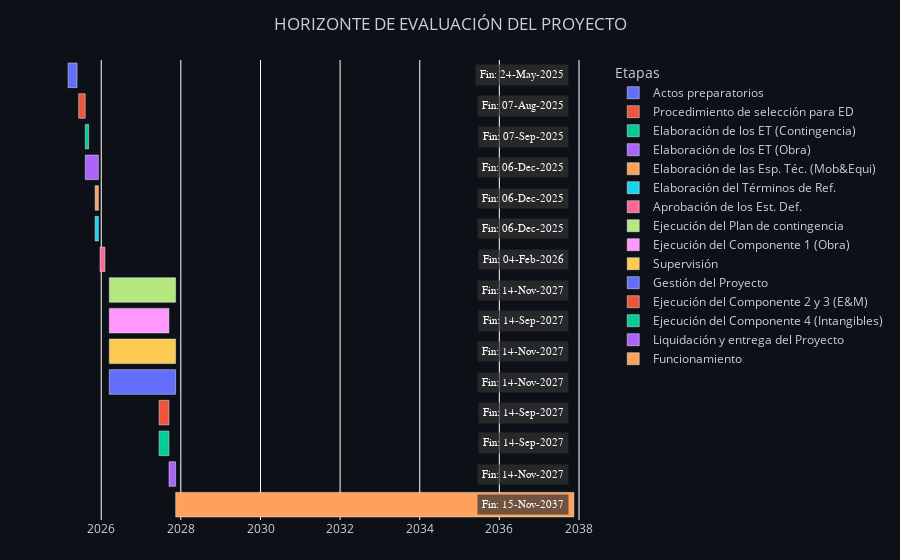

This figure's notebook cell:
### Code cell
import pandas as pd
import plotly.express as px
from dateutil.relativedelta import relativedelta

# ─── 2. DURACIÓN Y TEXTO ───────────────────────────────────
df['Duración'] = df.apply(
    lambda r: f"{relativedelta(r['Fin'], r['Inicio']).years}a "
              f"{relativedelta(r['Fin'], r['Inicio']).months}m "
              f"{relativedelta(r['Fin'], r['Inicio']).days}d", axis=1
)

df['texto_anotacion'] = "Fin: " + df['Fin'].dt.strftime("%d-%b-%Y")

# ─── 3. GRÁFICO ─────────────────────────────────────────────
fig = px.timeline(
    df.sort_values(by="Inicio"),
    x_start="Inicio",
    x_end="Fin",
    y="Etapa",
    color="Etapa",
    hover_data={"Duración": True, "Etapa": True, "Inicio": "|%d %B %Y", "Fin": "|%d %B %Y"},
    labels={"Etapa": "Etapa del Proyecto"},
)

fig.update_yaxes(showticklabels=False)

# ─── 4. POSICIÓN FINAL DE ANOTACIONES ──────────────────────
xmax = df["Fin"].max()

for i, row in df.iterrows():
    fig.add_annotation(
        x=xmax,
        y=row['Etapa'],
        text=row['texto_anotacion'],
        showarrow=False,
        font=dict(
            size=11,                # Tamaño de fuente
            color="white",
            family="Segoe UI"      # Tipo de letra
        ),
        xanchor="right",
        yanchor="middle",
        xshift=-5,
        bgcolor="rgba(50,50,50,0.7)",  # Fondo simulado (solo si usas `annotation`)
        borderpad=4
    )

# ─── 5. ESTILO ──────────────────────────────────────────────
fig.update_layout(
    title="HORIZONTE DE EVALUACIÓN DEL PROYECTO",
    title_x=0.5,
    autosize=True,
    yaxis_visible=False,
    height=None,  # ← evita height fijo
    margin=dict(t=60, r=20, l=40, b=40),
    plot_bgcolor="#0d1117",
    paper_bgcolor="#0d1117",
    font=dict(color="#c9d1d9"),
    legend_title_text='Etapas',
)
# ─── EXPORTACIÓN A HTML ───────────────────────────────────
fig.write_html(r"Z:\02_Maestría UNI\I_TALLER DE PROYECTOS II\EXPOSICION\expo2_akira\docs\plots\gantt_akirakato.html",
    full_html=True,
    include_plotlyjs="cdn",
    config={"responsive": True}
)
fig.show()

### Figure 1 — Plotly figure (JSON) as saved in the notebook; plotly's stock layout.template omitted (floating-point values rounded to 4 significant figures)
{"data": [{"base": ["2025-03-03T00:00:00.000000000"], "customdata": [["0a 2m 21d"]], "hovertemplate": "Etapa del Proyecto=%{y}<br>Inicio=%{base|%d %B %Y}<br>Fin=%{x|%d %B %Y}<br>Duración=%{customdata[0]}<extra></extra>", "legendgroup": "Actos preparatorios", "marker": {"color": "#636efa", "pattern": {"shape": ""}}, "name": "Actos preparatorios", "orientation": "h", "showlegend": true, "textposition": "auto", "type": "bar", "x": [7084800000], "xaxis": "x", "y": ["Actos preparatorios"], "yaxis": "y"}, {"base": ["2025-06-08T00:00:00.000000000"], "customdata": [["0a 1m 30d"]], "hovertemplate": "Etapa del Proyecto=%{y}<br>Inicio=%{base|%d %B %Y}<br>Fin=%{x|%d %B %Y}<br>Duración=%{customdata[0]}<extra></extra>", "legendgroup": "Procedimiento de selección para ED", "marker": {"color": "#EF553B", "pattern": {"shape": ""}}, "name": "Procedimiento de selección para ED", "orientation": "h", "showlegend": true, "textposition": "auto", "type": "bar", "x": [5184000000], "xaxis": "x", "y": ["Procedimiento de selección para ED"], "yaxis": "y"}, {"base": ["2025-08-08T00:00:00.000000000"], "customdata": [["0a 0m 30d"]], "hovertemplate": "Etapa del Proyecto=%{y}<br>Inicio=%{base|%d %B %Y}<br>Fin=%{x|%d %B %Y}<br>Duración=%{customdata[0]}<extra></extra>", "legendgroup": "Elaboración de los ET (Contingencia)", "marker": {"color": "#00cc96", "pattern": {"shape": ""}}, "name": "Elaboración de los ET (Contingencia)", "orientation": "h", "showlegend": true, "textposition": "auto", "type": "bar", "x": [2592000000], "xaxis": "x", "y": ["Elaboración de los ET (Contingencia)"], "yaxis": "y"}, {"base": ["2025-08-08T00:00:00.000000000"], "customdata": [["0a 3m 28d"]], "hovertemplate": "Etapa del Proyecto=%{y}<br>Inicio=%{base|%d %B %Y}<br>Fin=%{x|%d %B %Y}<br>Duración=%{customdata[0]}<extra></extra>", "legendgroup": "Elaboración de los ET (Obra)", "marker": {"color": "#ab63fa", "pattern": {"shape": ""}}, "name": "Elaboración de los ET (Obra)", "orientation": "h", "showlegend": true, "textposition": "auto", "type": "bar", "x": [10368000000], "xaxis": "x", "y": ["Elaboración de los ET (Obra)"], "yaxis": "y"}, {"base": ["2025-11-06T00:00:00.000000000"], "customdata": [["0a 1m 0d"]], "hovertemplate": "Etapa del Proyecto=%{y}<br>Inicio=%{base|%d %B %Y}<br>Fin=%{x|%d %B %Y}<br>Duración=%{customdata[0]}<extra></extra>", "legendgroup": "Elaboración de las Esp. Téc. (Mob&Equi)", "marker": {"color": "#FFA15A", "pattern": {"shape": ""}}, "name": "Elaboración de las Esp. Téc. (Mob&Equi)", "orientation": "h", "showlegend": true, "textposition": "auto", "type": "bar", "x": [2592000000], "xaxis": "x", "y": ["Elaboración de las Esp. Téc. (Mob&Equi)"], "yaxis": "y"}, {"base": ["2025-11-06T00:00:00.000000000"], "customdata": [["0a 1m 0d"]], "hovertemplate": "Etapa del Proyecto=%{y}<br>Inicio=%{base|%d %B %Y}<br>Fin=%{x|%d %B %Y}<br>Duración=%{customdata[0]}<extra></extra>", "legendgroup": "Elaboración del Términos de Ref.", "marker": {"color": "#19d3f3", "pattern": {"shape": ""}}, "name": "Elaboración del Términos de Ref.", "orientation": "h", "showlegend": true, "textposition": "auto", "type": "bar", "x": [2592000000], "xaxis": "x", "y": ["Elaboración del Términos de Ref."], "yaxis": "y"}, {"base": ["2025-12-21T00:00:00.000000000"], "customdata": [["0a 1m 14d"]], "hovertemplate": "Etapa del Proyecto=%{y}<br>Inicio=%{base|%d %B %Y}<br>Fin=%{x|%d %B %Y}<br>Duración=%{customdata[0]}<extra></extra>", "legendgroup": "Aprobación de los Est. Def.", "marker": {"color": "#FF6692", "pattern": {"shape": ""}}, "name": "Aprobación de los Est. Def.", "orientation": "h", "showlegend": true, "textposition": "auto", "type": "bar", "x": [3888000000], "xaxis": "x", "y": ["Aprobación de los Est. Def."], "yaxis": "y"}, {"base": ["2026-03-16T00:00:00.000000000"], "customdata": [["1a 7m 29d"]], "hovertemplate": "Etapa del Proyecto=%{y}<br>Inicio=%{base|%d %B %Y}<br>Fin=%{x|%d %B %Y}<br>Duración=%{customdata[0]}<extra></extra>", "legendgroup": "Ejecución del Plan de contingencia", "marker": {"color": "#B6E880", "pattern": {"shape": ""}}, "name": "Ejecución del Plan de contingencia", "orientation": "h", "showlegend": true, "textposition": "auto", "type": "bar", "x": [52531200000], "xaxis": "x", "y": ["Ejecución del Plan de contingencia"], "yaxis": "y"}, {"base": ["2026-03-16T00:00:00.000000000"], "customdata": [["1a 5m 29d"]], "hovertemplate": "Etapa del Proyecto=%{y}<br>Inicio=%{base|%d %B %Y}<br>Fin=%{x|%d %B %Y}<br>Duración=%{customdata[0]}<extra></extra>", "legendgroup": "Ejecución del Componente 1 (Obra)", "marker": {"color": "#FF97FF", "pattern": {"shape": ""}}, "name": "Ejecución del Componente 1 (Obra)", "orientation": "h", "showlegend": true, "textposition": "auto", "type": "bar", "x": [47260800000], "xaxis": "x", "y": ["Ejecución del Componente 1 (Obra)"], "yaxis": "y"}, {"base": ["2026-03-16T00:00:00.000000000"], "customdata": [["1a 7m 29d"]], "hovertemplate": "Etapa del Proyecto=%{y}<br>Inicio=%{base|%d %B %Y}<br>Fin=%{x|%d %B %Y}<br>Duración=%{customdata[0]}<extra></extra>", "legendgroup": "Supervisión", "marker": {"color": "#FECB52", "pattern": {"shape": ""}}, "name": "Supervisión", "orientation": "h", "showlegend": true, "textposition": "auto", "type": "bar", "x": [52531200000], "xaxis": "x", "y": ["Supervisión"], "yaxis": "y"}, {"base": ["2026-03-16T00:00:00.000000000"], "customdata": [["1a 7m 29d"]], "hovertemplate": "Etapa del Proyecto=%{y}<br>Inicio=%{base|%d %B %Y}<br>Fin=%{x|%d %B %Y}<br>Duración=%{customdata[0]}<extra></extra>", "legendgroup": "Gestión del Proyecto", "marker": {"color": "#636efa", "pattern": {"shape": ""}}, "name": "Gestión del Proyecto", "orientation": "h", "showlegend": true, "textposition": "auto", "type": "bar", "x": [52531200000], "xaxis": "x", "y": ["Gestión del Proyecto"], "yaxis": "y"}, {"base": ["2027-06-16T00:00:00.000000000"], "customdata": [["0a 2m 29d"]], "hovertemplate": "Etapa del Proyecto=%{y}<br>Inicio=%{base|%d %B %Y}<br>Fin=%{x|%d %B %Y}<br>Duración=%{customdata[0]}<extra></extra>", "legendgroup": "Ejecución del Componente 2 y 3 (E&M)", "marker": {"color": "#EF553B", "pattern": {"shape": ""}}, "name": "Ejecución del Componente 2 y 3 (E&M)", "orientation": "h", "showlegend": true, "textposition": "auto", "type": "bar", "x": [7776000000], "xaxis": "x", "y": ["Ejecución del Componente 2 y 3 (E&M)"], "yaxis": "y"}, {"base": ["2027-06-16T00:00:00.000000000"], "customdata": [["0a 2m 29d"]], "hovertemplate": "Etapa del Proyecto=%{y}<br>Inicio=%{base|%d %B %Y}<br>Fin=%{x|%d %B %Y}<br>Duración=%{customdata[0]}<extra></extra>", "legendgroup": "Ejecución del Componente 4 (Intangibles)", "marker": {"color": "#00cc96", "pattern": {"shape": ""}}, "name": "Ejecución del Componente 4 (Intangibles)", "orientation": "h", "showlegend": true, "textposition": "auto", "type": "bar", "x": [7776000000], "xaxis": "x", "y": ["Ejecución del Componente 4 (Intangibles)"], "yaxis": "y"}, {"base": ["2027-09-15T00:00:00.000000000"], "customdata": [["0a 1m 30d"]], "hovertemplate": "Etapa del Proyecto=%{y}<br>Inicio=%{base|%d %B %Y}<br>Fin=%{x|%d %B %Y}<br>Duración=%{customdata[0]}<extra></extra>", "legendgroup": "Liquidación y entrega del Proyecto", "marker": {"color": "#ab63fa", "pattern": {"shape": ""}}, "name": "Liquidación y entrega del Proyecto", "orientation": "h", "showlegend": true, "textposition": "auto", "type": "bar", "x": [5184000000], "xaxis": "x", "y": ["Liquidación y entrega del Proyecto"], "yaxis": "y"}, {"base": ["2027-11-15T00:00:00.000000000"], "customdata": [["10a 0m 0d"]], "hovertemplate": "Etapa del Proyecto=%{y}<br>Inicio=%{base|%d %B %Y}<br>Fin=%{x|%d %B %Y}<br>Duración=%{customdata[0]}<extra></extra>", "legendgroup": "Funcionamiento", "marker": {"color": "#FFA15A", "pattern": {"shape": ""}}, "name": "Funcionamiento", "orientation": "h", "showlegend": true, "textposition": "auto", "type": "bar", "x": [315619200000], "xaxis": "x", "y": ["Funcionamiento"], "yaxis": "y"}], "layout": {"annotations": [{"bgcolor": "rgba(50,50,50,0.7)", "borderpad": 4, "font": {"color": "white", "family": "Segoe UI", "size": 11}, "showarrow": false, "text": "Fin: 24-May-2025", "x": "2037-11-15T00:00:00", "xanchor": "right", "xshift": -5, "y": "Actos preparatorios", "yanchor": "middle"}, {"bgcolor": "rgba(50,50,50,0.7)", "borderpad": 4, "font": {"color": "white", "family": "Segoe UI", "size": 11}, "showarrow": false, "text": "Fin: 07-Aug-2025", "x": "2037-11-15T00:00:00", "xanchor": "right", "xshift": -5, "y": "Procedimiento de selección para ED", "yanchor": "middle"}, {"bgcolor": "rgba(50,50,50,0.7)", "borderpad": 4, "font": {"color": "white", "family": "Segoe UI", "size": 11}, "showarrow": false, "text": "Fin: 07-Sep-2025", "x": "2037-11-15T00:00:00", "xanchor": "right", "xshift": -5, "y": "Elaboración de los ET (Contingencia)", "yanchor": "middle"}, {"bgcolor": "rgba(50,50,50,0.7)", "borderpad": 4, "font": {"color": "white", "family": "Segoe UI", "size": 11}, "showarrow": false, "text": "Fin: 06-Dec-2025", "x": "2037-11-15T00:00:00", "xanchor": "right", "xshift": -5, "y": "Elaboración de los ET (Obra)", "yanchor": "middle"}, {"bgcolor": "rgba(50,50,50,0.7)", "borderpad": 4, "font": {"color": "white", "family": "Segoe UI", "size": 11}, "showarrow": false, "text": "Fin: 06-Dec-2025", "x": "2037-11-15T00:00:00", "xanchor": "right", "xshift": -5, "y": "Elaboración de las Esp. Téc. (Mob&Equi)", "yanchor": "middle"}, {"bgcolor": "rgba(50,50,50,0.7)", "borderpad": 4, "font": {"color": "white", "family": "Segoe UI", "size": 11}, "showarrow": false, "text": "Fin: 06-Dec-2025", "x": "2037-11-15T00:00:00", "xanchor": "right", "xshift": -5, "y": "Elaboración del Términos de Ref.", "yanchor": "middle"}, {"bgcolor": "rgba(50,50,50,0.7)", "borderpad": 4, "font": {"color": "white", "family": "Segoe UI", "size": 11}, "showarrow": false, "text": "Fin: 04-Feb-2026", "x": "2037-11-15T00:00:00", "xanchor": "right", "xshift": -5, "y": "Aprobación de los Est. Def.", "yanchor": "middle"}, {"bgcolor": "rgba(50,50,50,0.7)", "borderpad": 4, "font": {"color": "white", "family": "Segoe UI", "size": 11}, "showarrow": false, "text": "Fin: 14-Nov-2027", "x": "2037-11-15T00:00:00", "xanchor": "right", "xshift": -5, "y": "Ejecución del Plan de contingencia", "yanchor": "middle"}, {"bgcolor": "rgba(50,50,50,0.7)", "borderpad": 4, "font": {"color": "white", "family": "Segoe UI", "size": 11}, "showarrow": false, "text": "Fin: 14-Sep-2027", "x": "2037-11-15T00:00:00", "xanchor": "right", "xshift": -5, "y": "Ejecución del Componente 1 (Obra)", "yanchor": "middle"}, {"bgcolor": "rgba(50,50,50,0.7)", "borderpad": 4, "font": {"color": "white", "family": "Segoe UI", "size": 11}, "showarrow": false, "text": "Fin: 14-Sep-2027", "x": "2037-11-15T00:00:00", "xanchor": "right", "xshift": -5, "y": "Ejecución del Componente 2 y 3 (E&M)", "yanchor": "middle"}, {"bgcolor": "rgba(50,50,50,0.7)", "borderpad": 4, "font": {"color": "white", "family": "Segoe UI", "size": 11}, "showarrow": false, "text": "Fin: 14-Sep-2027", "x": "2037-11-15T00:00:00", "xanchor": "right", "xshift": -5, "y": "Ejecución del Componente 4 (Intangibles)", "yanchor": "middle"}, {"bgcolor": "rgba(50,50,50,0.7)", "borderpad": 4, "font": {"color": "white", "family": "Segoe UI", "size": 11}, "showarrow": false, "text": "Fin: 14-Nov-2027", "x": "2037-11-15T00:00:00", "xanchor": "right", "xshift": -5, "y": "Liquidación y entrega del Proyecto", "yanchor": "middle"}, {"bgcolor": "rgba(50,50,50,0.7)", "borderpad": 4, "font": {"color": "white", "family": "Segoe UI", "size": 11}, "showarrow": false, "text": "Fin: 14-Nov-2027", "x": "2037-11-15T00:00:00", "xanchor": "right", "xshift": -5, "y": "Supervisión", "yanchor": "middle"}, {"bgcolor": "rgba(50,50,50,0.7)", "borderpad": 4, "font": {"color": "white", "family": "Segoe UI", "size": 11}, "showarrow": false, "text": "Fin: 14-Nov-2027", "x": "2037-11-15T00:00:00", "xanchor": "right", "xshift": -5, "y": "Gestión del Proyecto", "yanchor": "middle"}, {"bgcolor": "rgba(50,50,50,0.7)", "borderpad": 4, "font": {"color": "white", "family": "Segoe UI", "size": 11}, "showarrow": false, "text": "Fin: 15-Nov-2037", "x": "2037-11-15T00:00:00", "xanchor": "right", "xshift": -5, "y": "Funcionamiento", "yanchor": "middle"}], "autosize": true, "barmode": "overlay", "font": {"color": "#c9d1d9"}, "legend": {"title": {"text": "Etapas"}, "tracegroupgap": 0}, "margin": {"b": 40, "l": 40, "r": 20, "t": 60}, "paper_bgcolor": "#0d1117", "plot_bgcolor": "#0d1117", "title": {"text": "HORIZONTE DE EVALUACIÓN DEL PROYECTO", "x": 0.5}, "xaxis": {"anchor": "y", "domain": [0, 1], "type": "date"}, "yaxis": {"anchor": "x", "categoryarray": ["Funcionamiento", "Liquidación y entrega del Proyecto", "Ejecución del Componente 4 (Intangibles)", "Ejecución del Componente 2 y 3 (E&M)", "Gestión del Proyecto", "Supervisión", "Ejecución del Componente 1 (Obra)", "Ejecución del Plan de contingencia", "Aprobación de los Est. Def.", "Elaboración del Términos de Ref.", "Elaboración de las Esp. Téc. (Mob&Equi)", "Elaboración de los ET (Obra)", "Elaboración de los ET (Contingencia)", "Procedimiento de selección para ED", "Actos preparatorios"], "categoryorder": "array", "domain": [0, 1], "showticklabels": false, "title": {"text": "Etapa del Proyecto"}, "visible": false}}}
